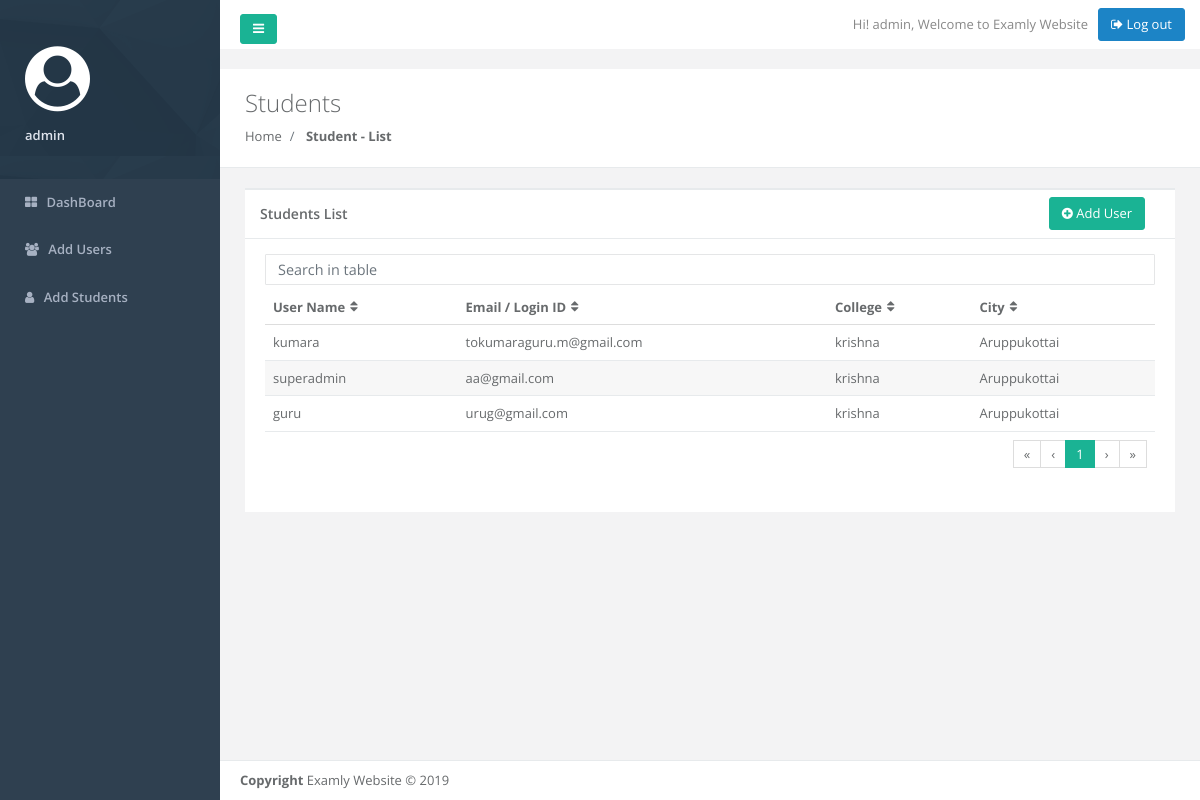
The page /student.php (signed in) on the database its author committed.
### tables this page shows
CREATE TABLE `user` (
  `id` int(11) NOT NULL,
  `username` varchar(100) NOT NULL,
  `email` varchar(50) NOT NULL,
  `password` varchar(500) NOT NULL,
  `active` int(100) NOT NULL,
  `session_in` int(100) NOT NULL,
  `current_time1` timestamp NOT NULL DEFAULT CURRENT_TIMESTAMP ON UPDATE CURRENT_TIMESTAMP
);

CREATE TABLE `student` (
  `id` int(11) NOT NULL,
  `username` varchar(100) NOT NULL,
  `email` varchar(50) NOT NULL,
  `password` varchar(400) NOT NULL,
  `category` int(100) NOT NULL,
  `college` varchar(100) NOT NULL,
  `city` varchar(100) NOT NULL,
  `session_in` int(10) NOT NULL,
  `active` int(100) NOT NULL,
  `current_time1` timestamp NOT NULL DEFAULT CURRENT_TIMESTAMP ON UPDATE CURRENT_TIMESTAMP
);

### session.php (called while the page is built, shortened)
<?php
   include('config.php');
   if (isset($_SESSION['login_user'])){
      $user_check = $_SESSION['login_user'];
   $ses_sql = mysqli_query($db,"SELECT * FROM user WHERE email= '$user_check' ") or die("Error: ".mysqli_error($db));
   $row = mysqli_fetch_array($ses_sql,MYSQLI_ASSOC);
   $usename = $row['username'];
   }
?>

### student.php (the view, shortened to what this page needs)
<?php
   include('include/header.php');
?>
<link href="css/plugins/footable/footable.core.css" rel="stylesheet">
<link href="css/plugins/datapicker/datepicker3.css" rel="stylesheet">
<div class="row wrapper border-bottom white-bg page-heading" style="margin-bottom: 10 px;">
   <div class="col-lg-10">
      <h2>Students</h2>
      <ol class="breadcrumb">
         <li class="breadcrumb-item">
            <a href="index.html">Home</a>
         </li>
         <li class="breadcrumb-item active">
            <strong>Student - List</strong>
         </li>
      </ol>
   </div>
</div>
<div class="wrapper wrapper-content animated fadeIn">
<div class="row">
	  <div class="col-lg-12">
      <div class="ibox ">
         <div class="ibox-title">
            <h5>Students List</h5>
            <div class="ibox-tools">
               <a class="btn btn-primary pull-right" data-toggle="modal" data-target="#myModal">
               <i class="fa fa-plus-circle" aria-hidden="true"></i> Add User
               </a>
            </div>
         </div>
         <div class="ibox-content">
            <input type="text" class="form-control form-control-sm m-b-xs" id="filter"
               placeholder="Search in table">
            <table class="footable table table-stripped" data-page-size="10" data-filter=#filter >
               <thead>
                  <tr>
                     <th>User Name</th>
                     <th>Email / Login ID</th>
                     <th>College</th>
                     <th>City</th>
                  </tr>
               </thead>
               <tbody>
      <?php
            $q = mysqli_query($db,"SELECT  * FROM student where active=1");
   if (mysqli_num_rows($q) > 0) {
	  $i=1;
       while($row = mysqli_fetch_assoc($q)) {
		   $u_id = $row['id'];
         ?>
                <tr>
                     <td ><input type="hidden" value="<?php echo $u_id  ?>" ><?php echo $row["username"]  ?></td>
                     <td><?php echo $row["email"];   ?></td>
                     <td><?php echo $row["college"];   ?></td>
                     <td><?php echo $row["city"];   ?></td>
                  </tr>
				   <?php
    $i++; }}
            ?>
                                </tbody>
               <tfoot>
                  <tr>
                     <td colspan="4">
                        <ul class="pagination float-right"></ul>
                     </td>
                  </tr>
               </tfoot>
            </table>
         </div>
      </div>
	  </div>
   </div>
</div>
<?php
   include_once('include/footer.php');
   ?>

### include/header.php (shortened to what this page needs)
<?php
include('session.php');
if (isset($_SESSION['type1'])){
?>
<!DOCTYPE html>
<html>
<head><meta http-equiv="Content-Type" content="text/html; charset=utf-8">
    <link href="css/bootstrap.min.css" rel="stylesheet">
    <link href="font-awesome/css/font-awesome.css" rel="stylesheet">
<link rel="stylesheet" href="//ajax.googleapis.com/ajax/libs/jqueryui/1.11.2/themes/smoothness/jquery-ui.css" />
    <link href="css/plugins/footable/footable.core.css" rel="stylesheet">
    <link href="css/plugins/toastr/toastr.min.css" rel="stylesheet">
     <link href="css/plugins/switchery/switchery.css" rel="stylesheet">
    <link href="js/plugins/gritter/jquery.gritter.css" rel="stylesheet">
    <link href="css/plugins/sweetalert/sweetalert.css" rel="stylesheet">
	<link href="css/plugins/chosen/bootstrap-chosen.css" rel="stylesheet">
    <link href="css/animate.css" rel="stylesheet">
    <link href="css/style.css" rel="stylesheet">
	<link href="css/local.css" rel="stylesheet">
</head>
<body>
    <div id="wrapper">
	<div id="myDIV">
    <nav class="navbar-default navbar-static-side" role="navigation">
        <div class="sidebar-collapse">
            <ul class="nav metismenu" id="side-menu" >
                <li class="nav-header" class="active">
                    <div class="dropdown profile-element">
					<h3 style="font-size: 65px; color: #fff;"><i class="fa fa-user-circle" aria-hidden="true"></i></h3>
                        <a data-toggle="dropdown" class="dropdown-toggle" href="#">
                            <span class="block m-t-xs font-bold"><?php echo $usename ?></span>
                        </a>
                    </div>
                </li>
				<li >
                    <a href="dashboard.php"><i class="fa fa-th-large"></i> <span class="nav-label">DashBoard</span></span></a>
				</li>
                <li >
                    <a href="users.php"><i class="fa fa-users"></i> <span class="nav-label">Add Users</span></span></a>
                </li>
                 <li >
                    <a href="student.php"><i class="fa fa-user"></i> <span class="nav-label">Add Students</span></span></a>
                </li>
            </ul>
        </div>
    </nav>
	</div>
        <div id="page-wrapper" class="gray-bg">
        <div class="row">
        <nav class="navbar navbar-static-top white-bg" role="navigation" style="margin-bottom: 20px">
        <div class="navbar-header">
            <a class="navbar-minimalize minimalize-styl-2 btn btn-primary " href="#"><i class="fa fa-bars"></i> </a>
        </div>
            <ul class="nav navbar-top-links navbar-right">
                <li>
                    <span class="m-r-sm text-muted welcome-message">Hi! <?php echo $usename ?>, Welcome to Examly Website</span>
                </li>
                <li>
				<form method="POST" action="logout.php">
                    <button class="btn btn-success" type="submit" name="logout">
                        <i class="fa fa-sign-out" ></i> Log out
                    </button>
			    </form>
                </li>
            </ul>
        </nav>
        </div>
    <?php }else{
        header("location:404.php");
    } ?>

### include/footer.php (shortened to what this page needs)
<div class="footer">
                <div>
                    <strong>Copyright</strong> Examly Website &copy; 2019
                </div>
            </div>
        </div>
        </div>
</body>
</html>

### css/local.css (style rules this page uses)
.ibox-tools { display: block; float: none; margin-top: 0; position: absolute; top: -8px; right: 15px; padding: 0; text-align: right; }
td, th { font-size: 13px; }

### rows shown on the page
user: username "admin"
student: username "kumara", email "tokumaraguru.m@gmail.com", college "krishna", city "Aruppukottai"
student: username "superadmin", email "aa@gmail.com", college "krishna", city "Aruppukottai"
student: username "guru", email "urug@gmail.com", college "krishna", city "Aruppukottai"
